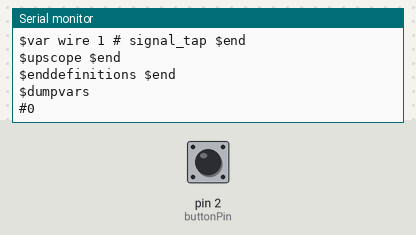
Simulated run of this sketch. Board: Arduino Uno, built with avr-gcc and run on an emulated ATmega328P. Parts: the last lines printed to the serial monitor. Inputs (shaded band) come from the test bench; at power-on: pin 2 (buttonPin) LOW.

Above: at 1.3 s.
1.4 s: pin 2 (buttonPin) pulled HIGH for 0.15 s
At 2.7 s:
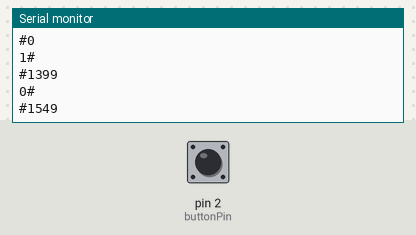
3.0 s: pin 2 (buttonPin) pulled HIGH for 1 s
At 5.2 s:
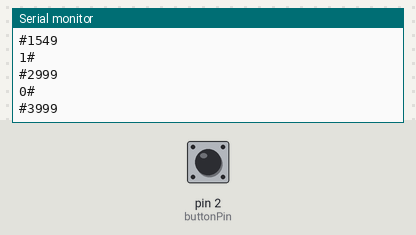
5.5 s: pin 2 (buttonPin) pulled HIGH for 0.15 s
At 6.1 s:
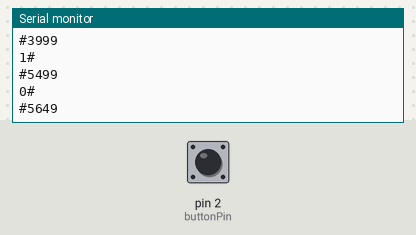
Timing chart, 0 to 8.5 s (numbered marks = the images above; inputs shaded):
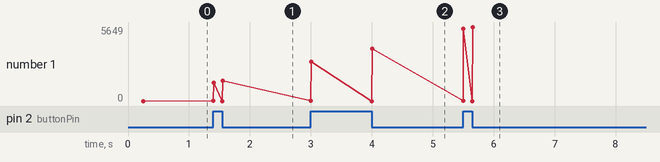

The sketch:

WireTap.ino
```cpp
// (licence header left out)
// this constant won't change:
const int  buttonPin = 2;    // the pin that the pushbutton is attached to

// Variables will change:
int buttonState = 0;         // current state of the button
int lastButtonState = 0;     // previous state of the button
long lasttime =0;
void setup() {
  // initialize the button pin as a input:
  pinMode(buttonPin, INPUT);


  // initialize serial communication:
  Serial.begin(9600);

  Serial.println("$date\n   Date text. For example: November 11, 2009.\n$end");
  Serial.println("$version\n   VCD generator tool version info text.\n$end");
  Serial.println("$timescale 1ms $end");
  Serial.println("$scope module logic $end");
  Serial.println("$var wire 1 # signal_tap $end");
  Serial.println("$upscope $end");
  Serial.println("$enddefinitions $end");
  Serial.println("$dumpvars");
  Serial.println("#0");
}


void loop() {
  // read the pushbutton input pin:
  buttonState = digitalRead(buttonPin);

  // compare the buttonState to its previous state
  if (buttonState != lastButtonState) {

    // if the state has changed, increment the counter
    if (buttonState == HIGH) {
      // if the current state is HIGH then the button
      // wend from off to on:

      Serial.println("1#");

    }
    else {
      // if the current state is LOW then the button
      // wend from on to off:
      Serial.println("0#");
    }
    Serial.print("#");
    Serial.println(millis());

  }
  // save the current state as the last state,
  //for next time through the loop
  lastButtonState = buttonState;
}
```

Measured:
- after the input at 1.4 s, the serial monitor: prints a new line at once (image 1)
- after the input at 3.0 s, the serial monitor: prints a new line at once (image 2)
- after the input at 5.5 s, the serial monitor: prints a new line at once (image 3)
- plotted number 1: 0 → 1549 after the input at 1.4 s, 1549 → 3999 after the input at 3.0 s, 3999 → 5649 after the input at 5.5 s
